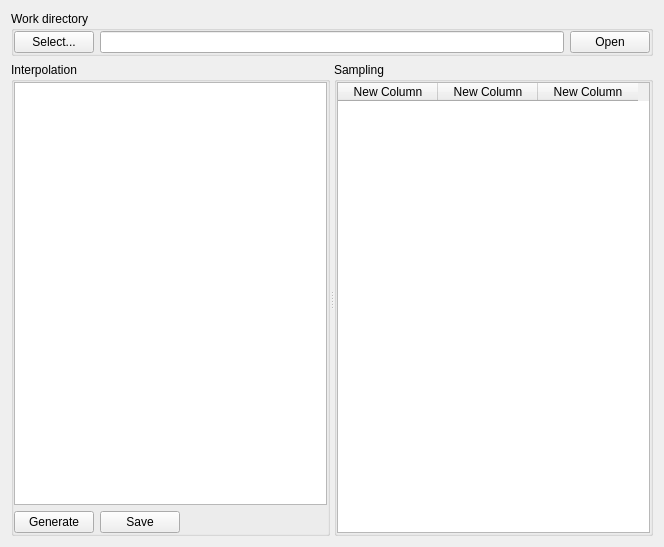
<?xml version="1.0" encoding="UTF-8"?>
<ui version="4.0">
 <class>TabWeights</class>
 <widget class="QWidget" name="TabWeights">
  <property name="geometry">
   <rect>
    <x>0</x>
    <y>0</y>
    <width>664</width>
    <height>547</height>
   </rect>
  </property>
  <layout class="QVBoxLayout" name="verticalLayout_2" stretch="0,1">
   <item>
    <widget class="QGroupBox" name="groupBox_Work">
     <property name="title">
      <string>Work directory</string>
     </property>
     <layout class="QHBoxLayout" name="horizontalLayout">
      <property name="leftMargin">
       <number>0</number>
      </property>
      <property name="topMargin">
       <number>0</number>
      </property>
      <property name="rightMargin">
       <number>0</number>
      </property>
      <property name="bottomMargin">
       <number>0</number>
      </property>
      <item>
       <widget class="QPushButton" name="pushButton_selectDir">
        <property name="text">
         <string>Select...</string>
        </property>
       </widget>
      </item>
      <item>
       <widget class="QLineEdit" name="lineEdit_dir">
        <property name="text">
         <string/>
        </property>
       </widget>
      </item>
      <item>
       <widget class="QPushButton" name="pushButton_openDir">
        <property name="text">
         <string>Open</string>
        </property>
       </widget>
      </item>
     </layout>
    </widget>
   </item>
   <item>
    <widget class="QSplitter" name="splitter">
     <property name="orientation">
      <enum>Qt::Horizontal</enum>
     </property>
     <widget class="QGroupBox" name="groupBox_Interpolation">
      <property name="title">
       <string>Interpolation</string>
      </property>
      <layout class="QGridLayout" name="gridLayout">
       <property name="leftMargin">
        <number>0</number>
       </property>
       <property name="topMargin">
        <number>0</number>
       </property>
       <property name="rightMargin">
        <number>0</number>
       </property>
       <property name="bottomMargin">
        <number>0</number>
       </property>
       <item row="1" column="0">
        <widget class="QPushButton" name="pushButton_Generate">
         <property name="text">
          <string>Generate</string>
         </property>
        </widget>
       </item>
       <item row="1" column="1">
        <widget class="QPushButton" name="pushButton_Save">
         <property name="text">
          <string>Save</string>
         </property>
        </widget>
       </item>
       <item row="1" column="2">
        <spacer name="horizontalSpacer">
         <property name="orientation">
          <enum>Qt::Horizontal</enum>
         </property>
         <property name="sizeHint" stdset="0">
          <size>
           <width>40</width>
           <height>20</height>
          </size>
         </property>
        </spacer>
       </item>
       <item row="0" column="0" colspan="3">
        <widget class="QTreeView" name="treeView"/>
       </item>
      </layout>
     </widget>
     <widget class="QGroupBox" name="groupBox_Sampling">
      <property name="title">
       <string>Sampling</string>
      </property>
      <layout class="QVBoxLayout" name="verticalLayout">
       <property name="leftMargin">
        <number>0</number>
       </property>
       <property name="topMargin">
        <number>0</number>
       </property>
       <property name="rightMargin">
        <number>0</number>
       </property>
       <property name="bottomMargin">
        <number>0</number>
       </property>
       <item>
        <widget class="QTableWidget" name="tableWidget">
         <property name="editTriggers">
          <set>QAbstractItemView::NoEditTriggers</set>
         </property>
         <property name="showGrid">
          <bool>false</bool>
         </property>
         <attribute name="horizontalHeaderHighlightSections">
          <bool>false</bool>
         </attribute>
         <attribute name="verticalHeaderVisible">
          <bool>false</bool>
         </attribute>
         <attribute name="verticalHeaderMinimumSectionSize">
          <number>18</number>
         </attribute>
         <attribute name="verticalHeaderDefaultSectionSize">
          <number>18</number>
         </attribute>
         <attribute name="verticalHeaderHighlightSections">
          <bool>false</bool>
         </attribute>
         <row>
          <property name="text">
           <string>New Row</string>
          </property>
         </row>
         <row>
          <property name="text">
           <string>New Row</string>
          </property>
         </row>
         <row>
          <property name="text">
           <string>New Row</string>
          </property>
         </row>
         <row>
          <property name="text">
           <string>New Row</string>
          </property>
         </row>
         <row>
          <property name="text">
           <string>New Row</string>
          </property>
         </row>
         <column>
          <property name="text">
           <string>New Column</string>
          </property>
         </column>
         <column>
          <property name="text">
           <string>New Column</string>
          </property>
         </column>
         <column>
          <property name="text">
           <string>New Column</string>
          </property>
         </column>
        </widget>
       </item>
      </layout>
     </widget>
    </widget>
   </item>
  </layout>
 </widget>
 <resources/>
 <connections/>
</ui>
